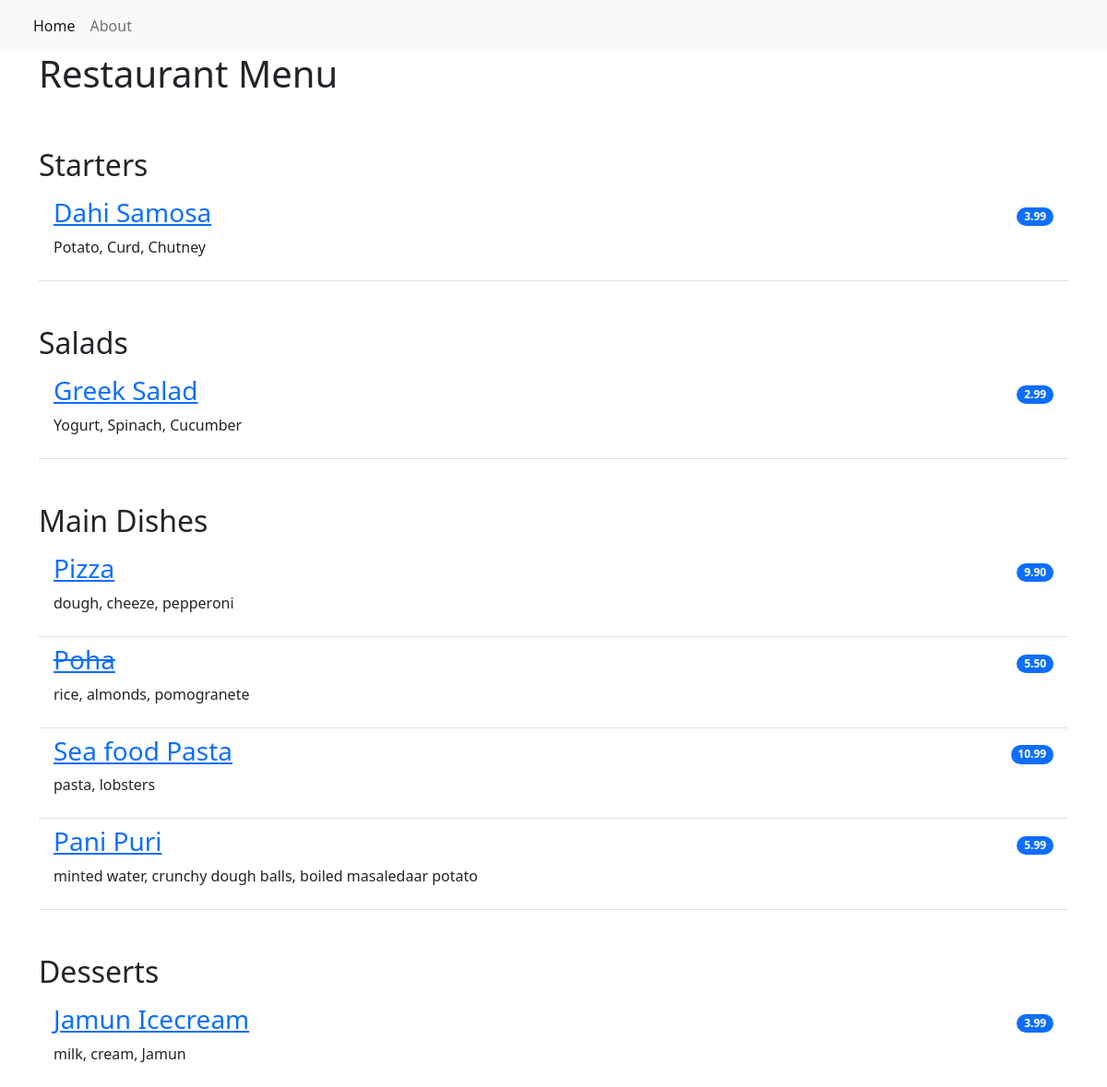
The app's page /, older data.
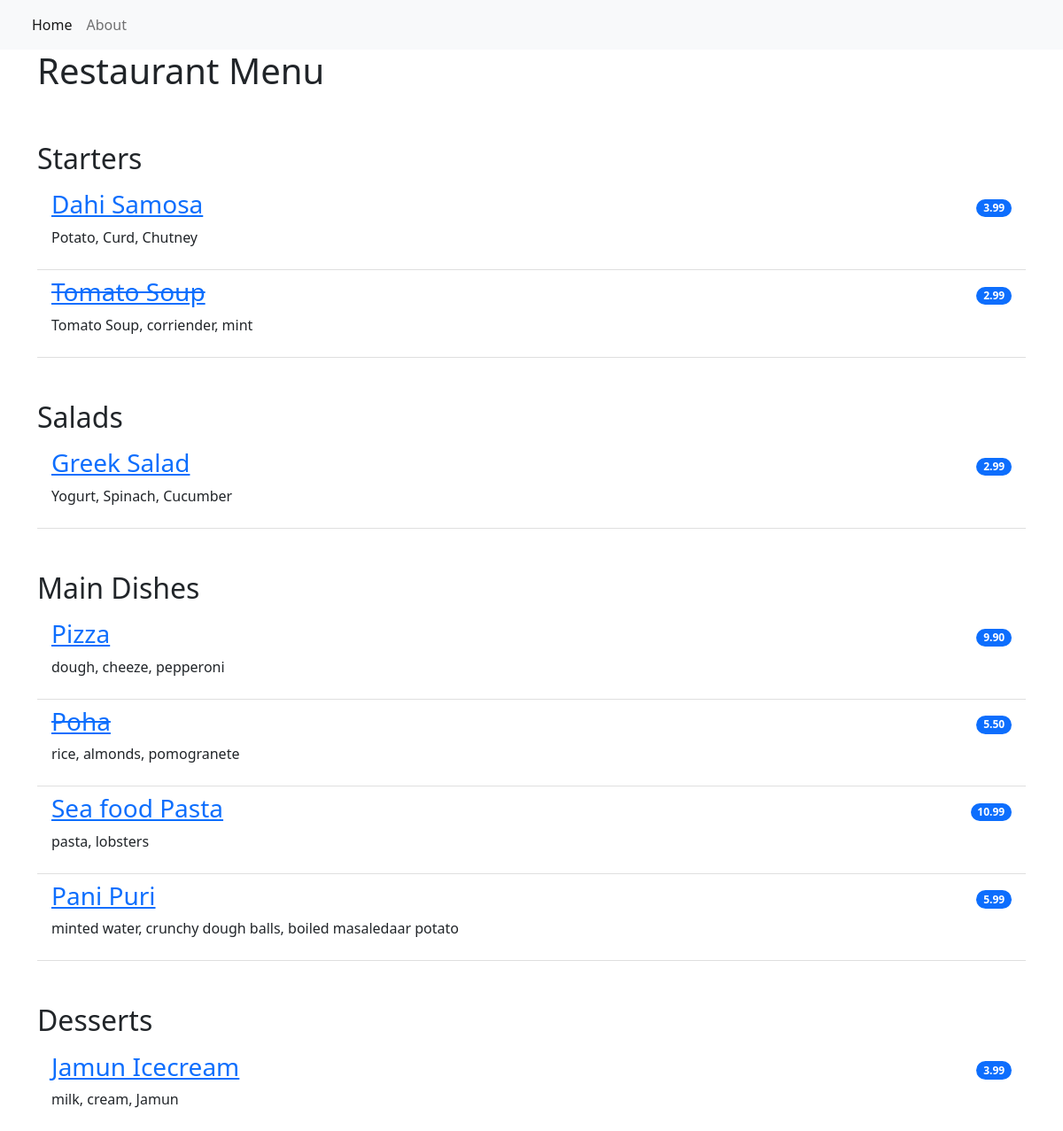
The same page, newer data.
### restaurant_menu/models.py (models this page shows, shortened)
class Item(models.Model):
    meal = models.CharField(max_length=1000, unique=True)
    description = models.CharField(max_length=2000)
    price = models.DecimalField(max_digits=10, decimal_places=2)
    meal_type = models.CharField(max_length=200, choices=MEAL_TYPE)
    author = models.ForeignKey(User, on_delete=models.PROTECT)
    status = models.IntegerField(choices=STATUS, default=1)
    date_created = models.DateTimeField(auto_now_add=True)
    date_updated = models.DateTimeField(auto_now=True)

### restaurant_menu/views.py (the view)
# urls.py: path('',views.MenuList.as_view(), name='home'),
class MenuList(generic.ListView):
    queryset = Item.objects.order_by("date_created")
    template_name = "index.html"
    def get_context_data(self, **kwargs):
        context = super().get_context_data(**kwargs)
        context["meals"] = MEAL_TYPE
        return context

### restaurant_menu/templates/index.html
{% extends 'base.html' %}
{% block content %}
<div class="container">
    <h1> Restaurant Menu </h1>
    <ul class="list-group list-group-flush">
        {% for meal in meals %}
            <h2 class="pt-5"> {{ meal.1 }}</h2>
            {% for row in item_list %}
                {% if row.meal_type == meal.0 %}
                    {% if row.status == 0 %}
                    <li class="list-group-item d-flex justify-content-between align-items-center border-0 pb-0">
                        <a href="{% url 'menu_item' row.pk %}"><h3><del>{{ row.meal }}</del></h3></a>
                        <span class="badge bg-primary rounded-pill">{{ row.price }}</span>
                    </li>
                    <li class="list-group-item pt-0">
                        <p>{{ row.description }}</p>
                    </li>
                        {% else %}
                    <li class="list-group-item d-flex justify-content-between align-items-center border-0 pb-0">
                        <a href="{% url 'menu_item' row.pk %}"><h3>{{ row.meal }}</h3></a>
                        <span class="badge bg-primary rounded-pill">{{ row.price }}</span>
                    </li>
                    <li class="list-group-item pt-0">
                        <p>{{ row.description }}</p>
                    </li>
                    {% endif %}
                {% endif %}
            {% endfor %}
        {% endfor %}
    </ul>
</div>
{% endblock content %}

Row changes from the older to the newer data that the page shows:
added Item: meal "Tomato Soup", price "2.99", description "Tomato Soup, corriender, mint", shown under "Starters"
